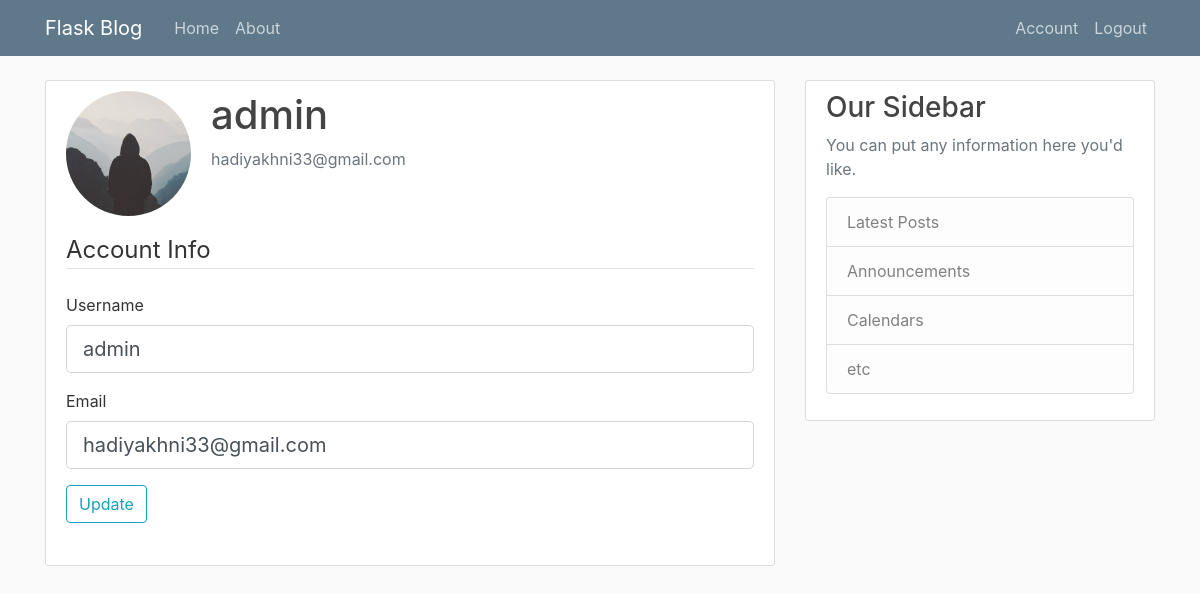
Page /account (signed in) on the earlier database version.
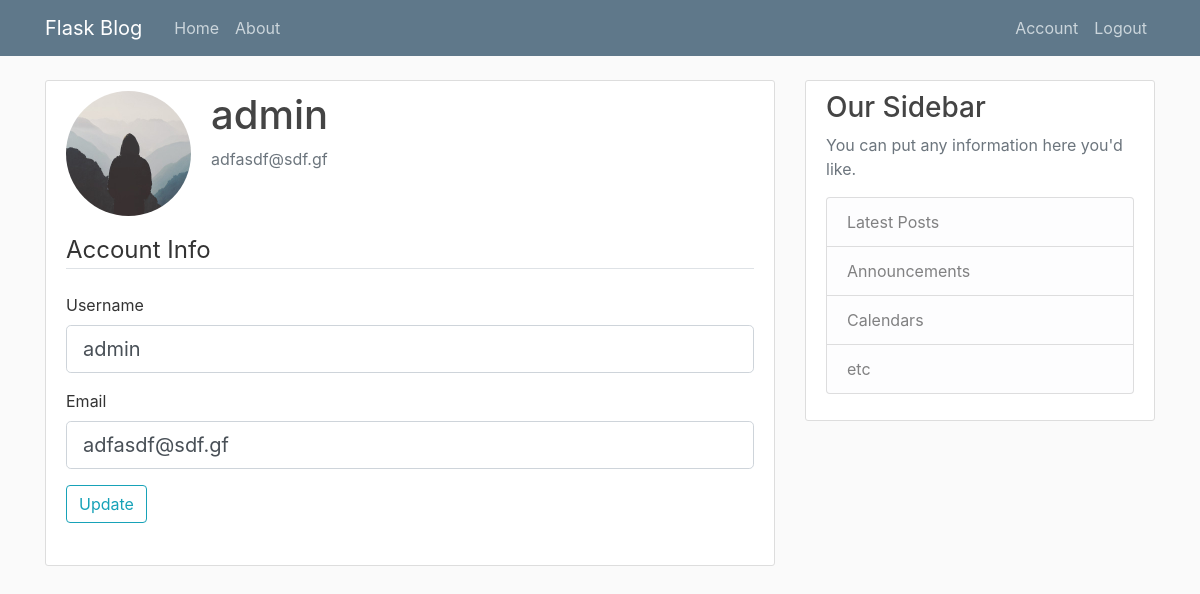
Same page on the later database version.
### blogapp/models.py (models this page shows, shortened)
class User(db.Model, UserMixin):
    id = db.Column(db.Integer, primary_key=True)
    username = db.Column(db.String(20), unique=True, nullable=False)
    email = db.Column(db.String(120), unique=True, nullable=False)
    image_file = db.Column(db.String(20), nullable=False, default='default.jpg')
    password = db.Column(db.String(60), nullable=False)
    posts = db.relationship('Post', backref='author', lazy=True)

### blogapp/routes.py (the view)
@app.route("/account", methods=['GET', 'POST'])
@login_required
def account():
    form = UpdateAccountForm()
    if form.validate_on_submit():
        current_user.username = form.username.data
        current_user.email = form.email.data
        db.session.commit()
        flash('your account has been updated', 'success')
        return redirect(url_for('account'))
    elif request.method == 'GET':
        form.username.data = current_user.username
        form.email.data = current_user.email
    image_file = url_for('static', filename=f'profile_pics/{current_user.image_file}')
    return render_template('account.html', title='Account', image_file=image_file, form=form)

### blogapp/forms.py (shortened to what this page needs)
class UpdateAccountForm(FlaskForm):
    username = StringField('Username',validators=[DataRequired(), Length(min=2, max=20)])
    email = StringField('Email',validators=[DataRequired(), Email()])
    submit = SubmitField('Update')

### blogapp/models.py (called while the page is built)
@login_manager.user_loader
def load_user(user_id):
    return User.query.get(int(user_id))

### blogapp/templates/account.html (shortened to what this page needs)
{% extends "layout.html" %}
{% block content %}
<div class="content-section">
    <div class="media">
        <img class="rounded-circle account-img" src="{{image_file}}">
        <div class="media-body">
            <h2 class="account-heading">{{current_user.username}}</h2>
            <p class="text-secondary">{{current_user.email}}</p>
        </div>
    </div>
    <form method="POST" action="">
        <fieldset class="form-group">
            <legend class="border-bottom mb-4">Account Info</legend>
            <div class="form-group">
                {{form.username.label(class="form-control-label")}}
                {%if form.username.errors%}
                {{form.username(class="form-control form-control-lg is-invalid")}}
                <div class="invalid-feedback">
                    {%for error in form.username.errors%}
                    <span>{{error}}</span>
                    {%endfor%}
                </div>
                {%else%}
                {{form.username(class="form-control form-control-lg")}}
                {%endif%}
            </div>
            <div class="form-group">
                {{form.email.label(class="form-control-label")}}
                {%if form.email.errors%}
                {{form.email(class="form-control form-control-lg is-invalid")}}
                <div class="invalid-feedback">
                    {%for error in form.email.errors%}
                    <span>{{error}}</span>
                    {%endfor%}
                </div>
                {%else%}
                {{form.email(class="form-control form-control-lg")}}
                {%endif%}
            </div>
            <div class="form-group">
                {{form.submit(class="btn btn-outline-info")}}
            </div>
        </fieldset>
    </form>
</div>
{% endblock content %}

### blogapp/templates/layout.html (shortened to what this page needs)
<!DOCTYPE html>
<html lang="en">
<head>
    <link rel="stylesheet" href="https://cdn.jsdelivr.net/npm/bootstrap@4.5.3/dist/css/bootstrap.min.css"
>
    <link rel="stylesheet" type="text/css" href="{{url_for('static', filename="main.css")}}">
</head>
<body>
    <header class="site-header">
        <nav class="navbar navbar-expand-md navbar-dark bg-steel fixed-top">
            <div class="container">
                <a class="navbar-brand mr-4" href="/">Flask Blog</a>
                <div class="collapse navbar-collapse" id="navbarToggle">
                    <div class="navbar-nav mr-auto">
                        <a class="nav-item nav-link" href="{{ url_for('home') }}">Home</a>
                        <a class="nav-item nav-link" href="{{ url_for('about') }}">About</a>
                    </div>
                    <div class="navbar-nav">
                        {% if current_user.is_authenticated %}
                        <a class="nav-item nav-link" href="{{ url_for('account') }}">Account</a>
                        <a class="nav-item nav-link" href="{{ url_for('logout') }}">Logout</a>
                        {% else %}
                        <a class="nav-item nav-link" href="{{ url_for('login') }}">Login</a>
                        <a class="nav-item nav-link" href="{{ url_for('register') }}">Register</a>
                        {% endif %}
                    </div>
                </div>
            </div>
        </nav>
    </header>
    <main role="main" class="container">
        <div class="row">
            <div class="col-md-8">
                {% block content %}{% endblock %}
            </div>
            <div class="col-md-4">
                <div class="content-section">
                    <h3>Our Sidebar</h3>
                    <p class='text-muted'>You can put any information here you'd like.
                    <ul class="list-group">
                        <li class="list-group-item list-group-item-light">Latest Posts</li>
                        <li class="list-group-item list-group-item-light">Announcements</li>
                        <li class="list-group-item list-group-item-light">Calendars</li>
                        <li class="list-group-item list-group-item-light">etc</li>
                    </ul>
                    </p>
                </div>
            </div>
        </div>
    </main>
</body>
</html>

### blogapp/static/main.css (style rules this page uses)
body { background: #fafafa; color: #333333; margin-top: 5rem; }
h1, h2, h3, h4, h5, h6 { color: #444444; }
.bg-steel { background-color: #5f788a; }
.site-header .navbar-nav .nav-link { color: #cbd5db; }
.content-section { background: #ffffff; padding: 10px 20px; border: 1px solid #dddddd; border-radius: 3px; margin-bottom: 20px; }
.account-img { height: 125px; width: 125px; margin-right: 20px; margin-bottom: 16px; }
.account-heading { font-size: 2.5rem; }

Differences in the rows shown:
changed User "admin": email "hadiyakhni33@gmail.com" → "adfasdf@sdf.gf"
